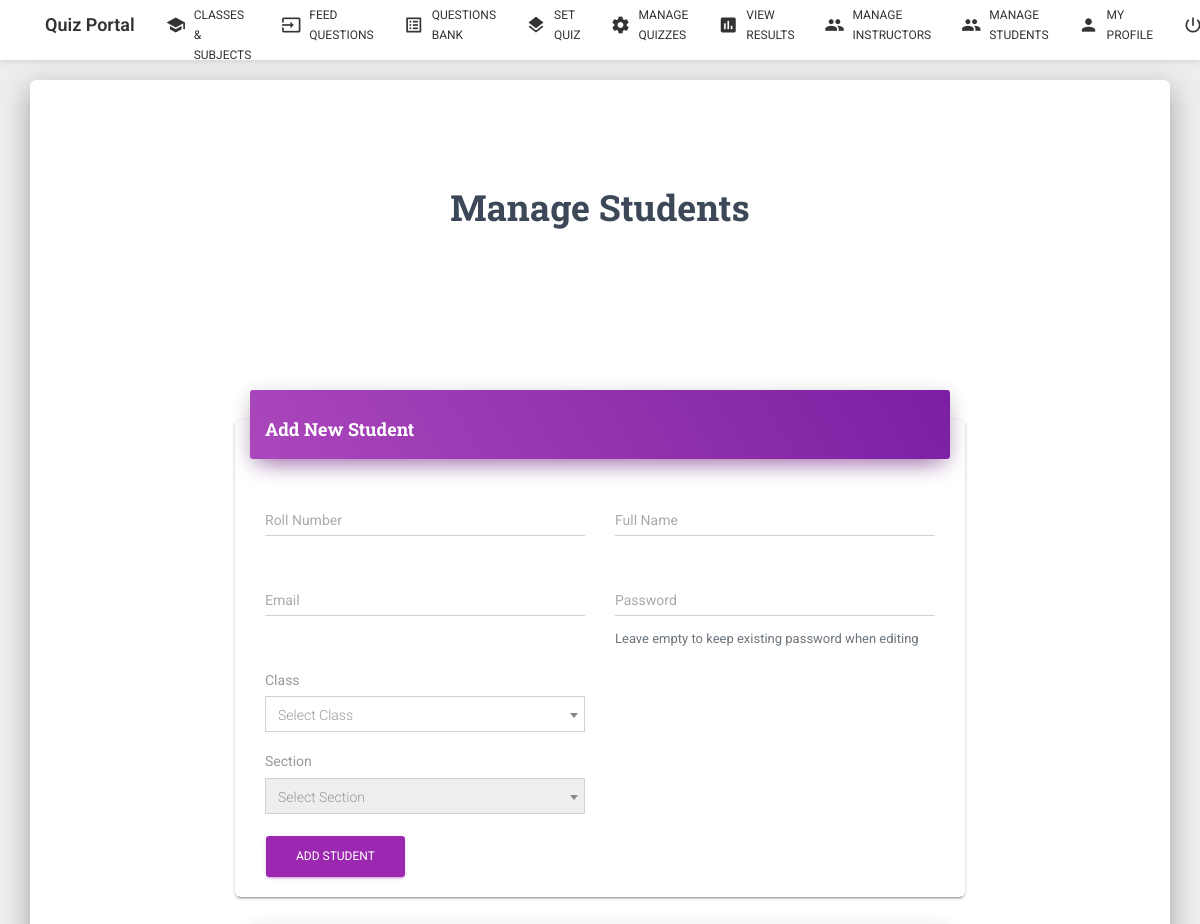
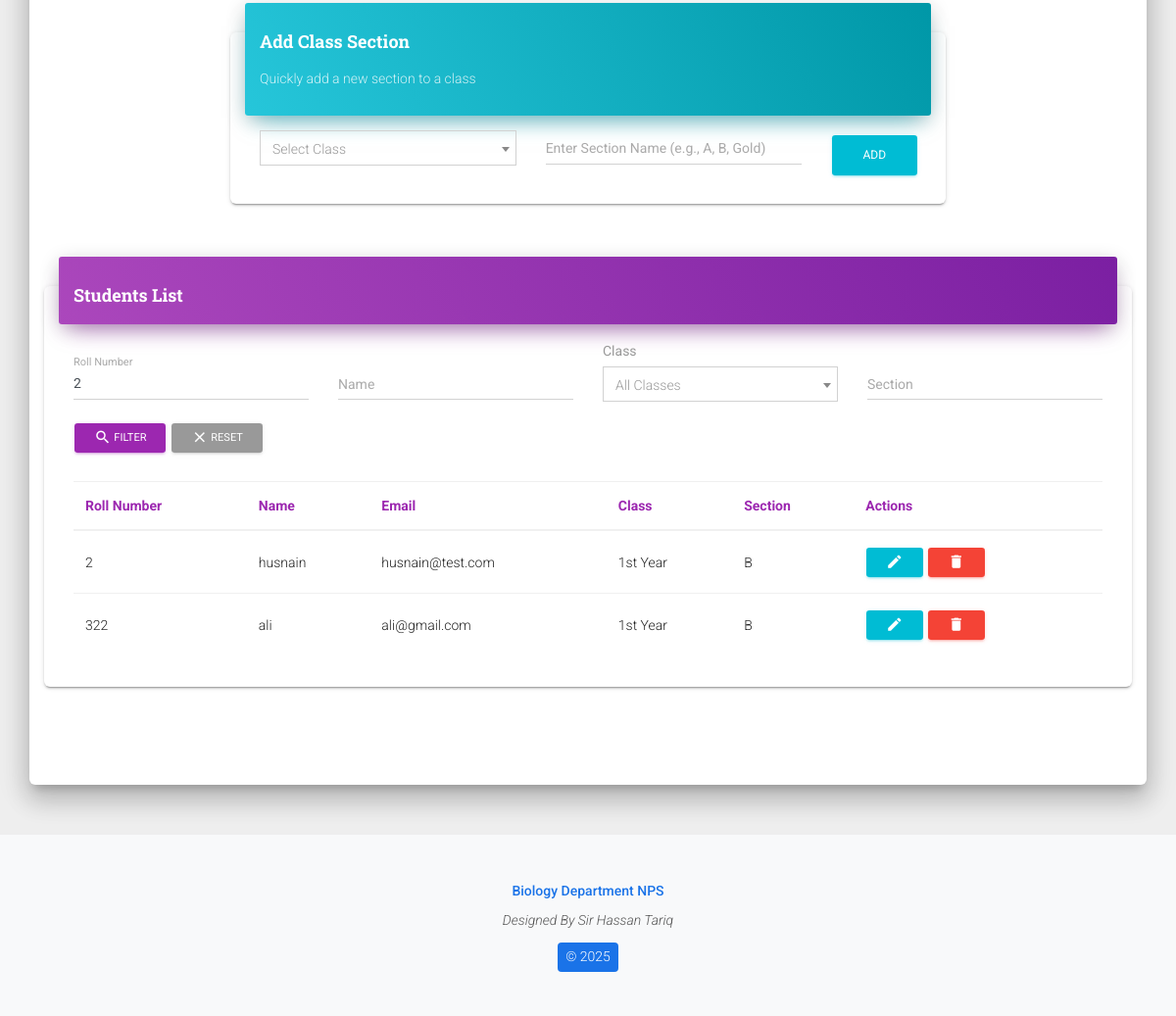
The app's page /code/manage_students.php?filter_roll=2 (signed in) with its own data (2 pictures, top to bottom).
### tables this page shows
CREATE TABLE `studentinfo` (
  `name` varchar(30) NOT NULL,
  `rollnumber` int(11) NOT NULL,
  `department` varchar(20) NOT NULL,
  `program` varchar(20) NOT NULL,
  `password` varchar(20) NOT NULL,
  `email` varchar(50) NOT NULL,
  `section_id` int(11) DEFAULT NULL COMMENT 'Reference to class_sections table',
  `section` varchar(50) DEFAULT NULL COMMENT 'Student section'
);

### code/manage_students.php (the view, shortened to what the rows shown need)
<?php
include "database.php";
$students_html = "";
$recordsPerPage = 10;
$page = isset($_GET['page']) ? intval($_GET['page']) : 1;
$offset = ($page - 1) * $recordsPerPage;
$filter_roll = isset($_GET['filter_roll']) ? trim($_GET['filter_roll']) : '';
$where_conditions = [];
$params = [];
if (!empty($filter_roll)) {
    $where_conditions[] = "s.rollnumber LIKE ?";
    $params[] = "%$filter_roll%";
}
$where_clause = '';
if (!empty($where_conditions)) {
    $where_clause = "WHERE " . implode(" AND ", $where_conditions);
}
$fetch_students_sql = "SELECT s.*, c.class_id FROM studentinfo s
                       LEFT JOIN classes c ON s.department = c.class_name
                       $where_clause
                       ORDER BY s.rollnumber ASC
                       LIMIT ? OFFSET ?";
$stmt = $conn->prepare($fetch_students_sql);
if (!empty($params)) {
    $params[] = $recordsPerPage;
    $params[] = $offset;
    $types = str_repeat('s', count($params) - 2) . 'ii';
    $stmt->bind_param($types, ...$params);
} else {
    $stmt->bind_param('ii', $recordsPerPage, $offset);
}
$stmt->execute();
$students_result = $stmt->get_result();
if ($students_result && $students_result->num_rows > 0) {
    while ($student = $students_result->fetch_assoc()) {
        $students_html .= sprintf(
            '<tr>
                <td>%s</td>
                <td>%s</td>
                <td>%s</td>
                <td>%s</td>
                <td>%s</td>
                <td>
                    <button type="button" class="btn btn-info btn-sm" onclick="editStudent(%d, \'%s\', \'%s\', \'%s\', \'%s\')">
                        <i class="material-icons">edit</i>
                    </button>
                    <button type="button" class="btn btn-danger btn-sm" onclick="deleteStudent(%d)">
                        <i class="material-icons">delete</i>
                    </button>
                </td>
            </tr>',
            htmlspecialchars($student['rollnumber']),
            htmlspecialchars($student['name']),
            htmlspecialchars($student['email']),
            htmlspecialchars($student['department']),
            htmlspecialchars($student['section'] ?? ''),
            $student['rollnumber'],
            addslashes($student['name']),
            addslashes($student['email']),
            addslashes($student['class_id'] ?? ''),
            addslashes($student['section'] ?? ''),
            $student['rollnumber']
        );
    }
} else {
    $students_html = '<tr><td colspan="6" class="text-center">No students found matching your criteria.</td></tr>';
}
?>
<!DOCTYPE html>
<html lang="en">
<head>
    <link rel="stylesheet" href="https://cdnjs.cloudflare.com/ajax/libs/font-awesome/6.4.0/css/all.min.css">
    <link href="./assets/css/material-kit.css?v=2.0.4" rel="stylesheet" />
    <link href="https://cdnjs.cloudflare.com/ajax/libs/select2/4.0.13/css/select2.min.css" rel="stylesheet" />
</head>
<body class="landing-page sidebar-collapse">
    <div class="wrapper">
        <div class="main main-raised">
            <div class="container">
                <div class="section text-center">
                    <h2 class="title">Manage Students</h2>
                </div>
                <div class="section">
                    <div class="row">
                        <div class="col-md-12">
                            <div class="card">
                                <div class="card-body">
                                    <div class="table-responsive">
                                        <table class="table">
                                            <thead class="text-primary">
                                                <tr>
                                                    <th>Roll Number</th>
                                                    <th>Name</th>
                                                    <th>Email</th>
                                                    <th>Class</th>
                                                    <th>Section</th>
                                                    <th>Actions</th>
                                                </tr>
                                            </thead>
                                            <tbody>
                                                <?php echo $students_html; ?>
                                            </tbody>
                                        </table>
                                    </div>
                                </div>
                            </div>
                        </div>
                    </div>
                </div>
            </div>
        </div>
    </div>
</body>
</html>

### records on screen
studentinfo: rollnumber "2", name "husnain", email "husnain@test.com", department "1st Year", section "B"
studentinfo: rollnumber "322", name "ali", email "ali@gmail.com", department "1st Year", section "B"
